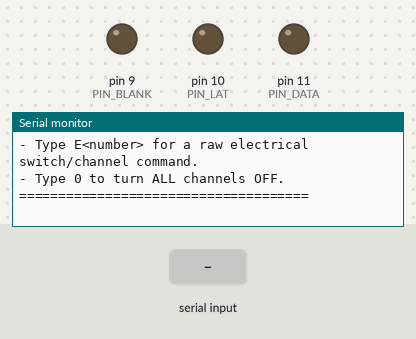
This sketch was run on a simulated Arduino Nano, built with avr-gcc and run on an emulated ATmega328P. Shown: output pins drawn as LEDs (lit = HIGH), the last lines printed to the serial monitor. The inputs (shaded band) are chosen by the test bench. Pins used as bus, display or sensor lines are not drawn.

Above: at 1.4 s.
1.5 s: "0\n" received over Serial
At 2.6 s:
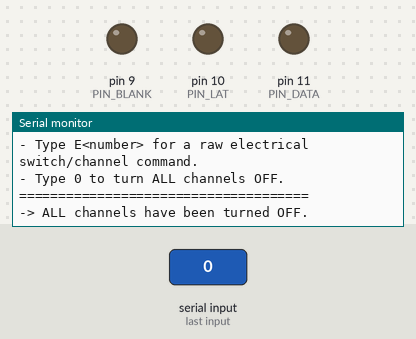
3.0 s: "90,45\n" received over Serial
At 3.9 s:
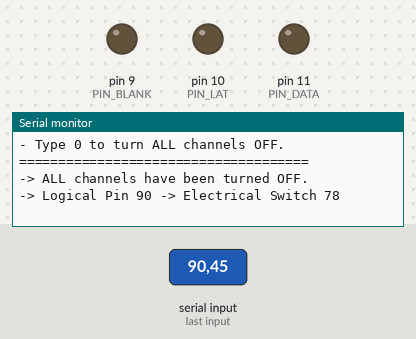
4.5 s: "90\n" received over Serial
At 5.0 s:
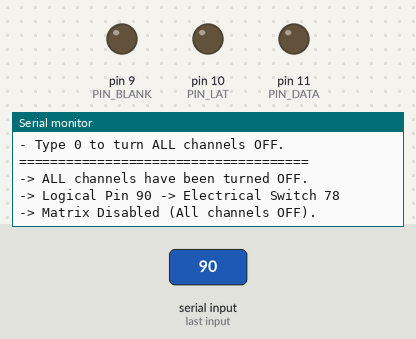

Measured:
- after the input at 1.5 s, the serial monitor: prints a new line at once (image 1)
- after the input at 3.0 s, the serial monitor: prints a new line at once (image 2)
- after the input at 4.5 s, the serial monitor: prints a new line at once (image 3)

The sketch:

switch_matrix.ino
```cpp
/*
  100-Channel Signal Switching Matrix Controller (Exclusive Switching)
  Target: Arduino Nano
  Hardware: 7x TLC59282 cascaded shift registers, AQV258AX SSRs
*/

// --- Pin Definitions ---
const int PIN_BLANK = 9;   // D9  - Disables outputs when HIGH
const int PIN_LAT   = 10;  // D10 - Latch pin
const int PIN_DATA  = 11;  // D11 - Serial Data In
const int PIN_CLK   = 13;  // D13 - Serial Clock

const int NUM_SWITCHES = 100;
const int NUM_GROUPS = 10;
const int NUM_SHIFT_BITS = 112;

// Logical stage pin/pixel -> physical electrical switch for the current wiring.
const byte PIXEL_TO_ELECTRICAL_SWITCH[NUM_SWITCHES] = {
  26, 24, 21, 18, 14, 13, 9, 6, 3, 1,
  28, 27, 23, 19, 15, 12, 8, 4, 100, 99,
  31, 30, 25, 20, 16, 11, 7, 2, 97, 96,
  35, 33, 32, 29, 17, 10, 98, 95, 94, 92,
  38, 37, 36, 34, 22, 5, 93, 91, 90, 89,
  39, 40, 41, 43, 55, 72, 84, 86, 87, 88,
  42, 44, 45, 48, 60, 67, 79, 82, 83, 85,
  46, 47, 52, 57, 61, 66, 70, 75, 80, 81,
  49, 50, 54, 58, 62, 65, 69, 73, 77, 78,
  51, 53, 56, 59, 63, 64, 68, 71, 74, 76,
};

// Array to hold the desired physical electrical-switch state.
bool channelStates[NUM_SWITCHES] = {false};

void switchToLogicalPin(int pin);
void switchToChannel(int channel);
void switchToElectricalSwitch(int electricalSwitch, int logicalPin);
void turnAllOff();
void updateHardware();

void setup() {
  Serial.begin(9600);

  pinMode(PIN_BLANK, OUTPUT);
  pinMode(PIN_LAT, OUTPUT);
  pinMode(PIN_DATA, OUTPUT);
  pinMode(PIN_CLK, OUTPUT);

  digitalWrite(PIN_BLANK, HIGH);
  digitalWrite(PIN_LAT, LOW);
  digitalWrite(PIN_CLK, LOW);
  digitalWrite(PIN_DATA, LOW);

  updateHardware();
  digitalWrite(PIN_BLANK, LOW);

  Serial.println("=====================================");
  Serial.println("Signal Matrix Ready (Exclusive Mode, Logical Pin Mapping active).");
  Serial.println("- Type a logical pin/pixel (1-100) to switch via the configured wiring map.");
  Serial.println("- Type E<number> for a raw electrical switch/channel command.");
  Serial.println("- Type 0 to turn ALL channels OFF.");
  Serial.println("=====================================");
}

void loop() {
  if (Serial.available() > 0) {
    String input = Serial.readStringUntil('\n');
    input.trim();

    if (input.length() > 0) {
      if (input.length() > 1 && (input.charAt(0) == 'E' || input.charAt(0) == 'e')) {
        int electricalSwitch = input.substring(1).toInt();

        if (electricalSwitch >= 1 && electricalSwitch <= NUM_SWITCHES) {
          switchToChannel(electricalSwitch);
        }
        else {
          Serial.println("Error: Raw electrical switch command must be E1..E100.");
        }
        return;
      }

      int pin = input.toInt();

      if (pin >= 1 && pin <= NUM_SWITCHES) {
        switchToLogicalPin(pin);
      }
      else if (pin == 0 && input == "0") {
        turnAllOff();
      }
      else {
        Serial.println("Error: Please enter 0, or a number between 1 and 100.");
      }
    }
  }
}

/**
 * Maps a logical stage pin/pixel to the physical electrical switch.
 */
void switchToLogicalPin(int pin) {
  int electricalSwitch = PIXEL_TO_ELECTRICAL_SWITCH[pin - 1];
  switchToElectricalSwitch(electricalSwitch, pin);
}

/**
 * Raw physical electrical-switch command used by Python automation.
 */
void switchToChannel(int channel) {
  switchToElectricalSwitch(channel, 0);
}

/**
 * Turns off all channels, then turns on ONLY the requested electrical switch.
 */
void switchToElectricalSwitch(int electricalSwitch, int logicalPin) {
  // Check if the requested switch is already the active one
  bool alreadyActive = channelStates[electricalSwitch - 1];

  // 1. Turn ALL channels OFF in the software memory
  for (int i = 0; i < NUM_SWITCHES; i++) {
    channelStates[i] = false;
  }

  // 2. If it wasn't already active, turn it ON.
  // (If it WAS already active, we leave everything off—acting as a toggle).
  if (!alreadyActive) {
    channelStates[electricalSwitch - 1] = true;
    if (logicalPin >= 1) {
      Serial.print("-> Logical Pin ");
      Serial.print(logicalPin);
      Serial.print(" -> Electrical Switch ");
      Serial.println(electricalSwitch);
    } else {
      Serial.print("-> Electrical Switch ");
      Serial.println(electricalSwitch);
    }
  } else {
    Serial.println("-> Matrix Disabled (All channels OFF).");
  }

  // 3. Push the new configuration to the hardware
  updateHardware();
}

/**
 * Safely disables the entire matrix.
 */
void turnAllOff() {
  for (int i = 0; i < NUM_SWITCHES; i++) {
    channelStates[i] = false;
  }
  Serial.println("-> ALL channels have been turned OFF.");
  updateHardware();
}

/**
 * Calculates group dependencies and shifts all 112 bits to the hardware.
 */
void updateHardware() {
  bool bitStream[NUM_SHIFT_BITS] = {false};

  // Map channels and enable the required Group relay
  for (int i = 0; i < NUM_SWITCHES; i++) {
    bitStream[i] = channelStates[i];

    if (channelStates[i] == true) {
      int groupIndex = i / 10;
      bitStream[100 + groupIndex] = true;
    }
  }

  // Shift out data
  digitalWrite(PIN_LAT, LOW);
  for (int i = NUM_SHIFT_BITS - 1; i >= 0; i--) {
    digitalWrite(PIN_CLK, LOW);
    digitalWrite(PIN_DATA, bitStream[i] ? HIGH : LOW);
    digitalWrite(PIN_CLK, HIGH);
  }

  // Latch data
  digitalWrite(PIN_CLK, LOW);
  digitalWrite(PIN_LAT, HIGH);
  digitalWrite(PIN_LAT, LOW);
}
```
